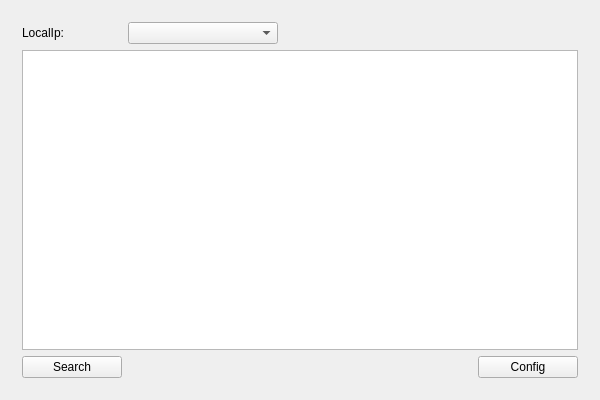
<?xml version="1.0" encoding="UTF-8"?>
<ui version="4.0">
 <class>ConfigToolsClass</class>
 <widget class="QWidget" name="ConfigToolsClass">
  <property name="geometry">
   <rect>
    <x>0</x>
    <y>0</y>
    <width>600</width>
    <height>400</height>
   </rect>
  </property>
  <property name="windowTitle">
   <string>ConfigTools</string>
  </property>
  <layout class="QHBoxLayout" name="horizontalLayout">
   <item>
    <widget class="QWidget" name="widget" native="true">
     <layout class="QGridLayout" name="gridLayout">
      <item row="0" column="0">
       <widget class="QLabel" name="label">
        <property name="minimumSize">
         <size>
          <width>100</width>
          <height>0</height>
         </size>
        </property>
        <property name="maximumSize">
         <size>
          <width>100</width>
          <height>16777215</height>
         </size>
        </property>
        <property name="text">
         <string>LocalIp:</string>
        </property>
       </widget>
      </item>
      <item row="0" column="1">
       <widget class="QComboBox" name="m_cmbIp">
        <property name="minimumSize">
         <size>
          <width>150</width>
          <height>0</height>
         </size>
        </property>
        <property name="maximumSize">
         <size>
          <width>150</width>
          <height>16777215</height>
         </size>
        </property>
       </widget>
      </item>
      <item row="0" column="3">
       <spacer name="horizontalSpacer_2">
        <property name="orientation">
         <enum>Qt::Horizontal</enum>
        </property>
        <property name="sizeHint" stdset="0">
         <size>
          <width>86</width>
          <height>20</height>
         </size>
        </property>
       </spacer>
      </item>
      <item row="1" column="0" colspan="5">
       <widget class="QListWidget" name="listWidget"/>
      </item>
      <item row="2" column="0" colspan="2">
       <widget class="QPushButton" name="m_btnSearch">
        <property name="minimumSize">
         <size>
          <width>100</width>
          <height>0</height>
         </size>
        </property>
        <property name="maximumSize">
         <size>
          <width>100</width>
          <height>16777215</height>
         </size>
        </property>
        <property name="text">
         <string>Search</string>
        </property>
       </widget>
      </item>
      <item row="2" column="2">
       <spacer name="horizontalSpacer">
        <property name="orientation">
         <enum>Qt::Horizontal</enum>
        </property>
        <property name="sizeHint" stdset="0">
         <size>
          <width>86</width>
          <height>20</height>
         </size>
        </property>
       </spacer>
      </item>
      <item row="2" column="4">
       <widget class="QPushButton" name="m_btnConfig">
        <property name="minimumSize">
         <size>
          <width>100</width>
          <height>0</height>
         </size>
        </property>
        <property name="maximumSize">
         <size>
          <width>100</width>
          <height>16777215</height>
         </size>
        </property>
        <property name="text">
         <string>Config</string>
        </property>
       </widget>
      </item>
     </layout>
    </widget>
   </item>
  </layout>
 </widget>
 <layoutdefault spacing="6" margin="11"/>
 <resources>
  <include location="configtools.qrc"/>
 </resources>
 <connections/>
</ui>
